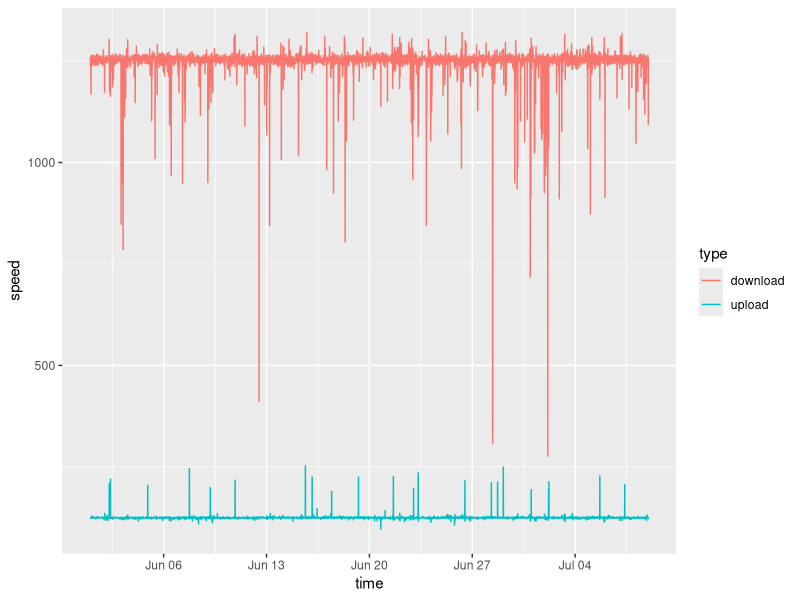
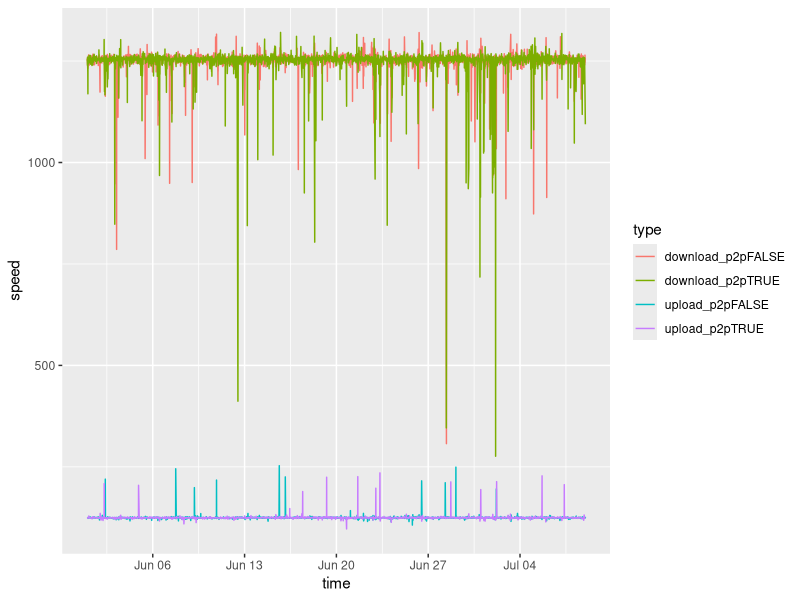
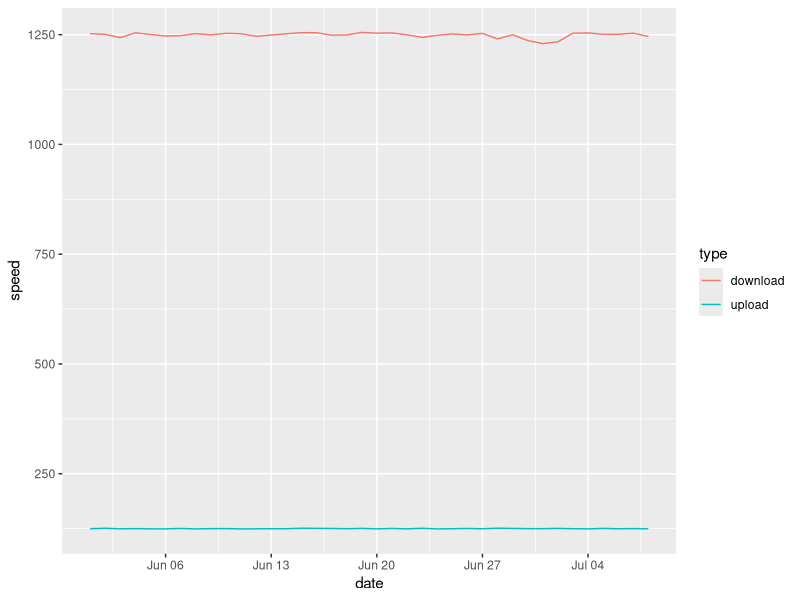
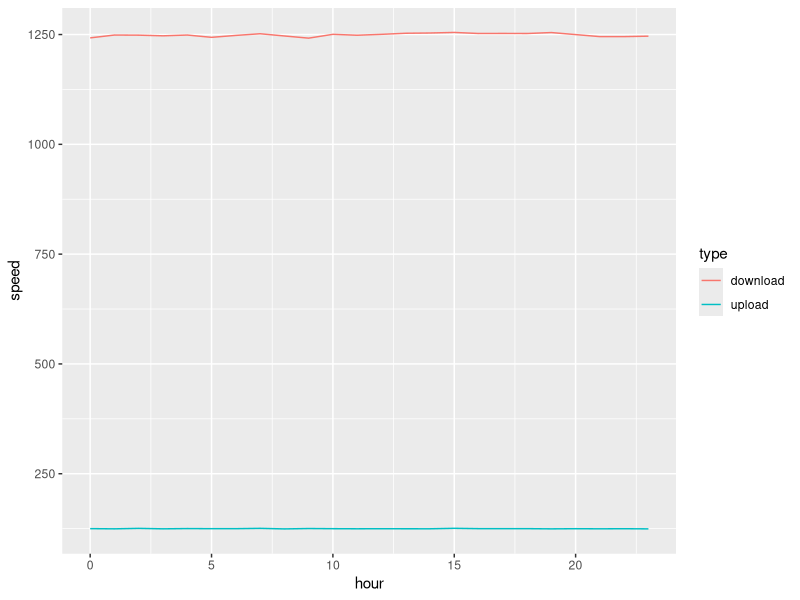
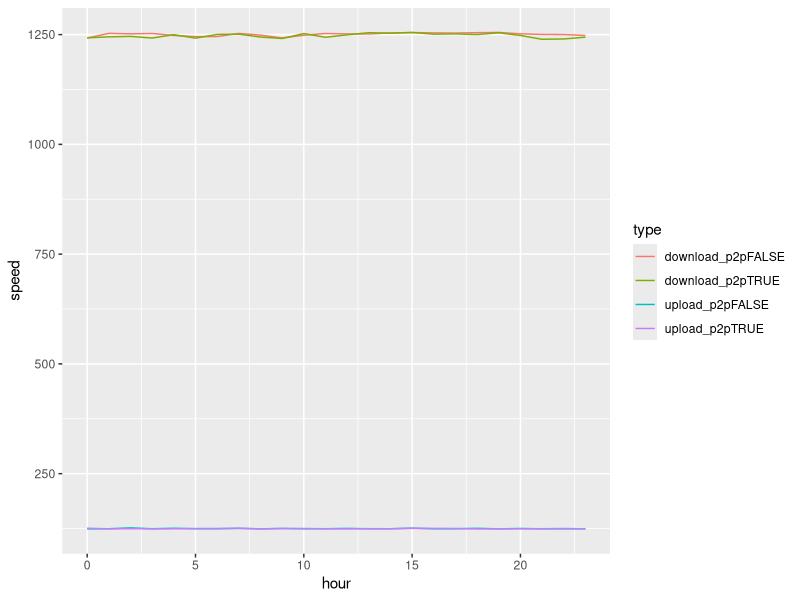

Reproduce these figures in R, in order.
## ---- chunk 1
library(tidyverse)
library(ggplot2)
library(lubridate)

knitr::opts_chunk$set(echo = TRUE)

data <- read_csv("speedtest_dummy.csv")
## ---- chunk 2
data %>%
  mutate(download=download/1024, upload=upload/1024) %>%
  gather(key="type", value="speed", c('download', 'upload')) %>%
  ggplot(aes(time, speed, color=type)) + geom_line()
## ---- chunk 3
data %>%
  mutate(download=download/1024, upload=upload/1024) %>%
  gather(key="type", value="speed", c('download', 'upload')) %>%
  mutate(type=str_c(type, p2p, sep="_p2p")) %>%
  ggplot(aes(time, speed, color=type)) + geom_line()
## ---- chunk 4
data %>%
  mutate(date=as.Date(time), download=download/1024, upload=upload/1024) %>%
  gather(key="type", value="speed", c('download', 'upload')) %>%
  group_by(date, type) %>%
  summarise(date, type, speed=mean(speed)) %>%
  distinct() %>%
  ggplot(aes(date, speed, color=type)) + geom_line()
## ---- chunk 5
data %>%
  mutate(hour=hour(time), download=download/1024, upload=upload/1024) %>%
  gather(key="type", value="speed", c('download', 'upload')) %>%
  group_by(hour, type) %>%
  summarise(hour, type, speed=mean(speed)) %>%
  distinct() %>%
  ggplot(aes(hour, speed, color=type)) + geom_line()
## ---- chunk 6
data %>%
  mutate(hour=hour(time), download=download/1024, upload=upload/1024) %>%
  gather(key="type", value="speed", c('download', 'upload')) %>%
  mutate(type=str_c(type, p2p, sep="_p2p")) %>%
  group_by(hour, type) %>%
  summarise(hour, type, speed=mean(speed)) %>%
  ggplot(aes(hour,speed, color=type)) + geom_line()
